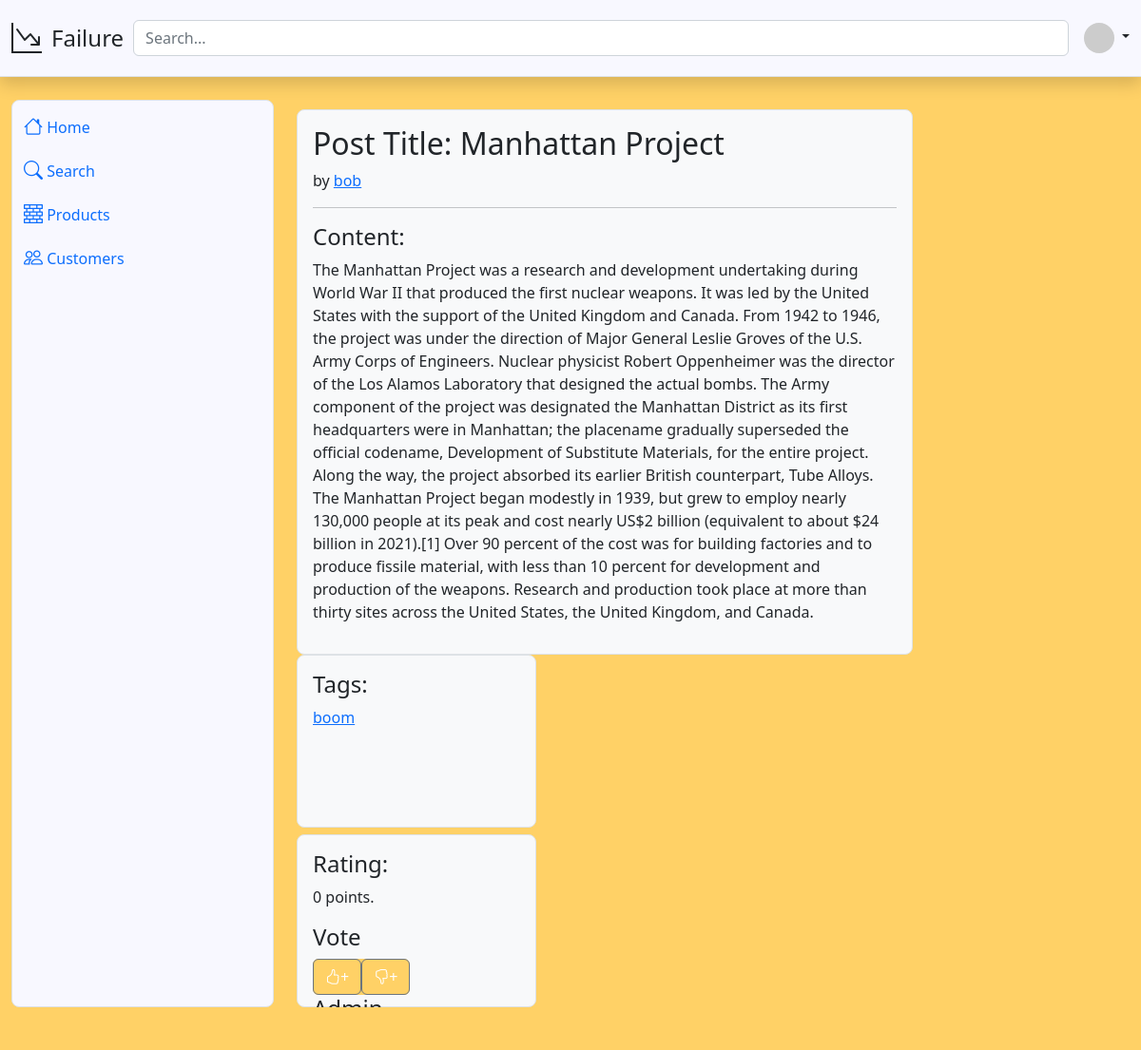
The app's page /post/4 (signed in) with its own data.
### db_schema.py (models this page shows)
class Post(Base):
    __tablename__ = 'post'
    id = Column(Integer, primary_key=True)
    title = Column(String)
    content = Column(String)
    tags = Column(String)
    datetime = Column(String)
    rating = Column(Integer)
    file_names = Column(String)
    user_id = Column(Integer, ForeignKey('user.id', ondelete='CASCADE'))

class User(Base):
    __tablename__ = 'user'
    id = Column(Integer, primary_key=True)
    username = Column(String)
    password = Column(String)
    role = Column(String, default='user')
    posts = relationship("Post", backref="user")

### main.py (the view)
@app.route('/post/<post_id>')
def post(post_id):
    db = DatabaseHandler()
    post, tags = db.get_post_by_id(post_id)
    username = post.user.username
    role = db.get_user_by_username(username).role
    db.close()
    try:
        token = session['token']
    except:
        return redirect(url_for('login'))
    username = get_username_from_token(token)
    if username is None:
        return redirect(url_for('login'))
    role = db.get_user_by_username(username).role
    if username == post.user.username or role == 'admin':
        return render_template('post.html', post=post, username = username, tags=tags, admin=True)
    else:
        return render_template('post.html', post=post, username = username, tags=tags)

### db_handler.py (called while the page is built)
    def close(self):
        self.session.close()

    def get_post_by_id(self, post_id):# return the tags separated by comma
        post = self.session.query(Post).filter_by(id=post_id).first()
        tags = post.tags.split(",")
        return post, tags

    def get_user_by_username(self, username):
        return self.session.query(User).filter_by(username=username).first()

### main.py (called while the page is built)
def get_username_from_token(token): #get username from token
    print(token)
    try:
        decoded_token = jwt.decode(token, token_encryption_key, algorithms=['HS256'])
    except:
        return None
    return decoded_token['username']

### templates/post.html (shortened to what this page needs)
{% extends 'base.html' %}
{% block content %}
<main class="col overflow-auto h-100">
    <div class="flex-row d-flex flex-wrap" style="margin-top: 10px; gap: 1%;min-height: 200px;">
        <div class="bg-light border rounded-3 p-3" style="flex: 0 0 74%;">
            <h2>Post Title: {{ post.title }}</h2>
            <p>by <a href="/user/{{ username }}" class="">{{ username }}</a></p>
            <hr/>
            <h4>Content:</h4>
            <p>{{ post.content }}</p>
        </div>
        <div class="row" style="gap: 2%;">
            <div class="col-md-6 w-100" style="height: 49%;">
              <div class="bg-light border rounded-3 p-3 h-100">
                <h4>Tags:</h4>
                {% for tag in tags %}
                <p><a href="search?search={{tag}}" class="">{{ tag }}</a></p>
                {% endfor %}
              </div>
            </div>
            <div class="col-md-6 w-100" style="height: 49%;">
              <div class="bg-light border rounded-3 p-3 h-100">
                <h4>Rating:</h4>
                <p>{{ post.rating }} points.</p>
                <h4>Vote</h4>
                <div class="btn-group custom-primary-bg" role="group" aria-label="Basic example">
                    <a href="/vote/{{post.id}}?task=upvote"><button type="button" class="btn btn-secondary custom-primary-bg"><i class="bi bi-hand-thumbs-up"></i>+</button></a>
                    <a href="/vote/{{post.id}}?task=downvote"><button type="button" class="btn btn-secondary custom-primary-bg"><i class="bi bi-hand-thumbs-down"></i>+</button></a>
                </div>
                {% if admin %}
                <h4>Admin</h4>
                {% endif %}
            </div>
          </div>
    </div>
</main>
{% endblock %}

### templates/base.html (style rules this page uses)
body { background-color: #FFD166; }
.custom-primary-bg { background-color: #FFD166; }

### records on screen
Post: title "Manhattan Project", content "The Manhattan Project was a research and development undertaking during World War II that produced the first nuclear weapons. It was led by the United States with the support of the United Kingdom and Canada. From 1942 to 1946, the project was under the direction of Major General Leslie Groves of the U.S. Army Corps of Engineers. Nuclear physicist Robert Oppenheimer was the director of the Los Alamos Laboratory that designed the actual bombs. The Army component of the project was designated the Manhattan District as its first headquarters were in Manhattan; the placename gradually superseded the official codename, Development of Substitute Materials, for the entire project. Along the way,…", tags "boom", rating "0"
User: username "bob"
